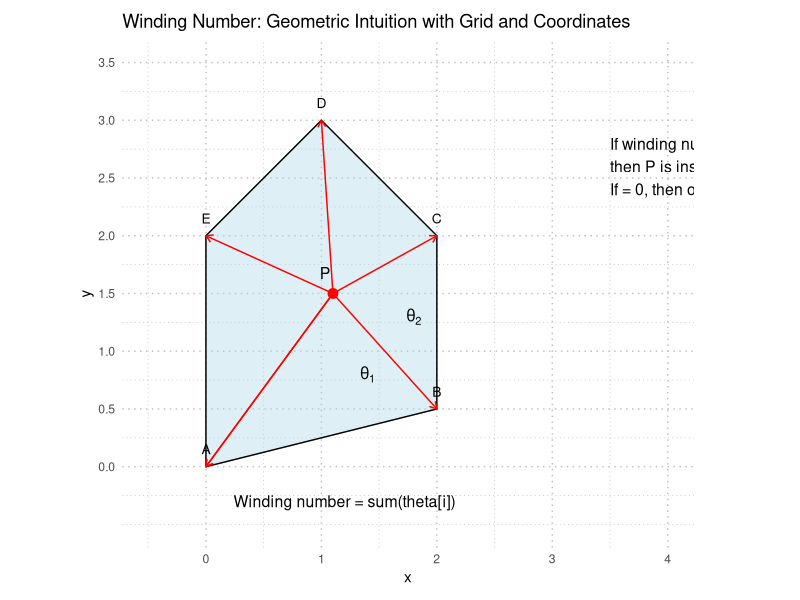

Write R code to recreate this figure.
# Required packages
library(ggplot2)
library(ggforce)
library(grid)

# Polygon vertices (clockwise, with a slight twist to suggest self-intersection)
polygon <- data.frame(
  x = c(0, 2, 2, 1, 0),
  y = c(0, 0.5, 2, 3, 2),
  label = LETTERS[1:5]
)
polygon <- rbind(polygon, polygon[1,])  # close the loop

# Point P (inside)
P <- data.frame(x = 1.1, y = 1.5)

# Create edges from point P to each vertex
edges <- data.frame(
  x = rep(P$x, nrow(polygon)),
  y = rep(P$y, nrow(polygon)),
  xend = polygon$x,
  yend = polygon$y
)

# Plot with grid and coordinates
ggplot() +
  # Polygon
  geom_polygon(data = polygon, aes(x = x, y = y), fill = "lightblue", color = "black", alpha = 0.4) +

  # Arrows from point P to polygon vertices
  geom_segment(data = edges, aes(x = x, y = y, xend = xend, yend = yend),
               arrow = arrow(length = unit(0.2, "cm")), color = "red") +

  # Point P
  geom_point(data = P, aes(x = x, y = y), color = "red", size = 3) +
  geom_text(data = P, aes(x = x, y = y), label = "P", vjust = -1.2, hjust = 1.2, size = 4) +

  # Annotate polygon vertex labels
  geom_text(data = polygon[-nrow(polygon),], aes(x = x, y = y, label = label),
            nudge_y = 0.15, color = "black", size = 3.5) +

  # Example angle annotation (between vectors to A and B)
  annotate("text", x = 1.4, y = 0.8, label = expression(theta[1]), size = 4) +
  annotate("text", x = 1.8, y = 1.3, label = expression(theta[2]), size = 4) +

  # Informative text
  annotate("text", x = 1.2, y = -0.3,
           label = "Winding number = sum(theta[i])", size = 4) +
  annotate("text", x = 3.5, y = 2.6,
           label = "If winding number ≠ 0,\nthen P is inside.\nIf = 0, then outside.",
           hjust = 0, size = 4) +

  # Add grid
  theme_minimal() +
  theme(
    panel.grid.major = element_line(color = "gray", size = 0.5, linetype = "dotted"),
    panel.grid.minor = element_line(color = "gray", size = 0.25, linetype = "dotted"),
    legend.position = "right",  # Position legend on the right side
    legend.justification = "center", # Center the legend
    legend.box.spacing = unit(0.5, "cm"),  # Adjust space between legend and plot
    legend.margin = margin(0, 0, 0, 0) # Remove margins around the legend box
  ) +
  
  # Add coordinate axes
  scale_x_continuous(breaks = seq(0, 4, by = 1)) +
  scale_y_continuous(breaks = seq(0, 3.5, by = 0.5)) +

  # Title and equal aspect ratio
  coord_equal(xlim = c(-0.5, 4), ylim = c(-0.5, 3.5)) +
  ggtitle("Winding Number: Geometric Intuition with Grid and Coordinates") +
  theme(
    plot.margin = margin(10, 30, 10, 10)  # Adjust the plot margin to prevent clipping
  )
